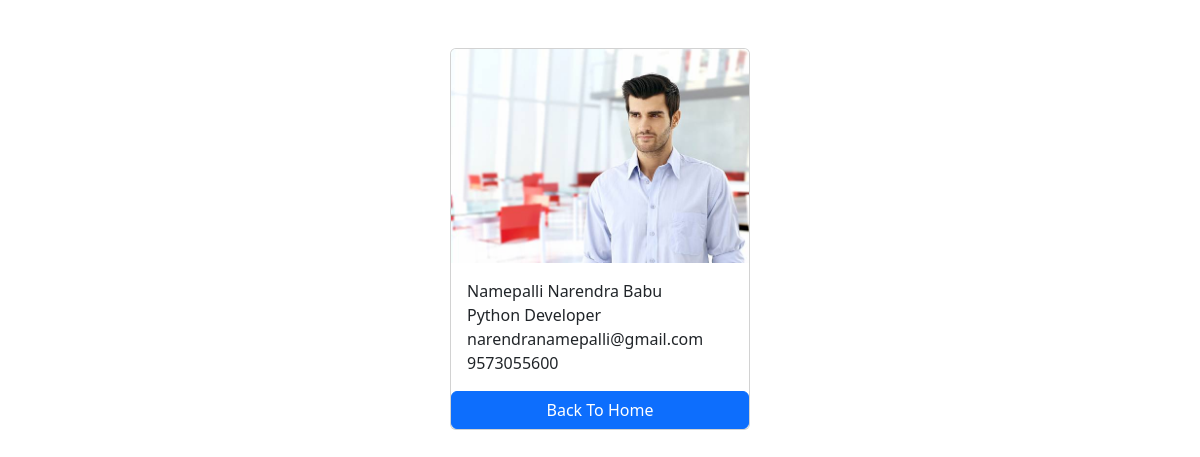
Screenshot of /employees/2/ with the database file from the repository.
### salary/models.py (models this page shows, shortened)
class Employee(models.Model):
    First_name=models.CharField(max_length=100)
    Last_name=models.CharField(max_length=100)
    Photo=models.ImageField(upload_to='images')
    Designation=models.CharField(max_length=100)
    Email_address=models.EmailField(max_length=100,unique=True)
    Phone_number=models.CharField(max_length=10,unique=True)

### salary/views.py (the view)
# urls.py: path('<int:pk>/',views.employee_detail,name='employee_detail'),
def employee_detail(request,pk):
    employee=get_object_or_404(Employee,pk=pk)
    context={
        'employee':employee,
    }
    return render(request,'employee_detail.html',context)

### templates/employee_detail.html (shortened to what this page needs)
<!DOCTYPE html>
<html lang="en">
<head>
    <link href="https://cdn.jsdelivr.net/npm/bootstrap@5.3.2/dist/css/bootstrap.min.css" rel="stylesheet">
</head>
<body>
    <div class="container mt-5">
        <div  class="card mx-auto" style="width:300px">
            <img src="{{employee.Photo.url}}" class="card-img-top" alt="">
            <div class="card-body">
              <p class="card-text m-0">{{employee.First_name}} {{employee.Last_name}}</p>
              <p class="card-text m-0">{{employee.Designation}}</p>
              <p class="card-text m-0">{{employee.Email_address}}</p>
              <p class="card-text m-0">{{employee.Phone_number}}</p>
            </div>
            <a href="{% url 'home' %}" class="btn btn-primary">Back To Home</a>
        </div>
    </div>
</body>
</html>

### rows the page displays
Employee: Photo (picture), First_name "Namepalli Narendra", Last_name "Babu", Designation "Python Developer", Email_address "narendranamepalli@gmail.com", Phone_number "9573055600"
